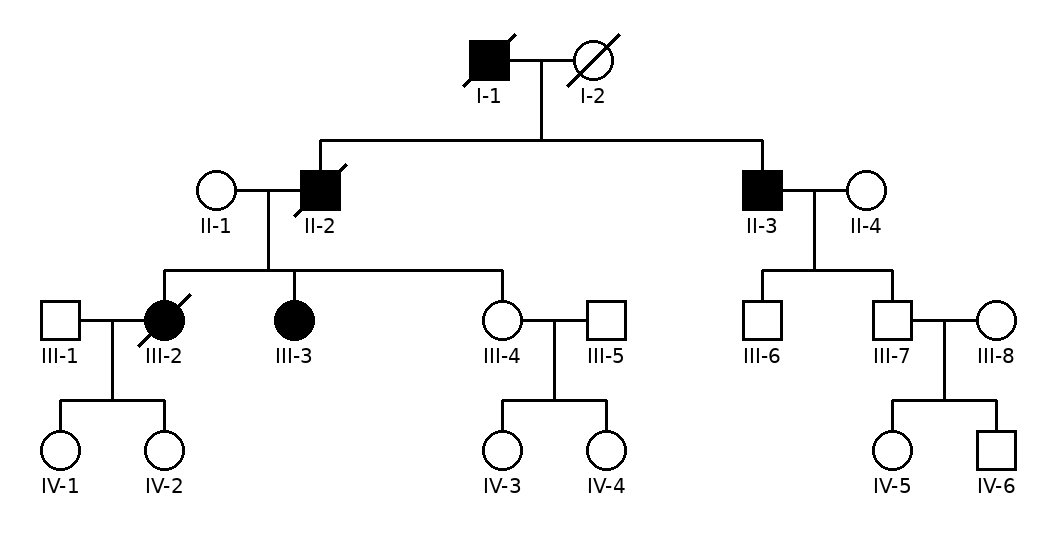
#> input picture data/examples/lynch.png, 1056 x 540 px
$ python cli.py ../../data/examples/lynch.png
#> lines starting #> are read from the running program, lines starting #| are printed output that depends on the picture; after the words box and inside, x2 and y2 are one past the last pixel; in counts of white or black regions, pixels touching at a corner belong together
### python/PedInterp/lines.py
'''
Reading the lines of a pedigree: who are partners, whose children are whose, and which children are twins.

Once the symbols are taken out of the drawing, the lines that join a couple to each other and to their children are
joined to one another, and to nothing else: the partners' line, the line down from it, the line over the children and
the short lines down to each child. Each such network of lines is a family. The lines are thinned to a skeleton one
pixel wide, and where a line ends, it either meets a symbol or it doesn't:

- a line that meets a symbol from the side, at its left or right, joins the person to their partner;
- a line that meets a symbol from above, straight down or slanting, makes the person a child of the couple whose
  network it is. Twins are joined by two slanting lines from one point; identical twins have a bar between them.
- a line that ends near no symbol, as when it was drawn a little short of the line it was meant to meet, is joined to
  the line it points at, if it reaches it within half a symbol or so.

This is how the lines are read whether the pedigree is drawn neatly or sketched by hand: nothing depends on the lines
being straight, level or upright.
'''
import math

import cv2
import numpy as np

#: how near ink must be to the point where the lines to twins meet, as a share of a symbol's size
FORK_INK = 0.3
#: the longest spur that thinning leaves, which a line's direction is measured past, as a share of a symbol's size
SPUR = 0.05

#: the steps to the eight neighbours of a pixel, as (row, column)
N8 = ((-1, 0), (-1, 1), (0, 1), (1, 1), (1, 0), (1, -1), (0, -1), (-1, -1))


# ---------------------------------------------------------------------------------------------------------------------
# thinning
# ---------------------------------------------------------------------------------------------------------------------
def _thinning_tables():
    '''
    Zhang and Suen's (1984) two tests for whether a pixel of a line can be taken away without breaking the line or
    shortening it, for each of the 256 ways its eight neighbours can be set. The neighbours are numbered clockwise from
    the one above (P2) to the one above on the left (P9), as bits 0 to 7.
    '''
    first, second = np.zeros(256, bool), np.zeros(256, bool)
    for code in range(256):
        p2, p3, p4, p5, p6, p7, p8, p9 = ((code >> k) & 1 for k in range(8))
        ring = (p2, p3, p4, p5, p6, p7, p8, p9, p2)
        neighbours = p2 + p3 + p4 + p5 + p6 + p7 + p8 + p9
        crossings = sum(1 for a, b in zip(ring, ring[1:]) if a == 0 and b == 1)
        if 2 <= neighbours <= 6 and crossings == 1:
            first[code] = p2 * p4 * p6 == 0 and p4 * p6 * p8 == 0
            second[code] = p2 * p4 * p8 == 0 and p2 * p6 * p8 == 0
    return first, second


_TABLES = _thinning_tables()


# [30 lines left out: functions _neighbour_codes, thin, not called in this run]


# ---------------------------------------------------------------------------------------------------------------------
# the skeleton as a graph
# ---------------------------------------------------------------------------------------------------------------------
class Skeleton:
    '''A skeleton's pixels, their neighbours, its ends, and its pieces (each a line, or lines joined together)'''

    # [12 lines left out: function __init__, not called in this run]

    def on(self, y, x):
        return 0 <= y < self.img.shape[0] and 0 <= x < self.img.shape[1] and self.img[y, x] > 0

    def neighbours(self, y, x):
        return [(y + dy, x + dx) for dy, dx in N8 if self.on(y + dy, x + dx)]

    # [215 lines left out: functions walk, _dead_end, lines_out, direction, box_distance, _entry_face and 2 more, not called in this run]


# ---------------------------------------------------------------------------------------------------------------------
# reading the networks of lines
# ---------------------------------------------------------------------------------------------------------------------
class _Union:
    def __init__(self, n):
        self.parent = list(range(n))

    # [5 lines left out: function find, not called in this run]

    def join(self, a, b):
        self.parent[self.find(a)] = self.find(b)


# [572 lines left out: functions _intersection, read_lines, _father_mother, _closest_couple, _twins, _meeting_point, not called in this run]


#: how steeply, at the least, the lines to twins slope down to them from where they meet: about 2 degrees
SLOPE = 0.035


# [8 lines left out: function _above, not called in this run]


#: how many pixels further along the lines from two twins (from both together) a pixel of height is worth, where the
#: point their lines meet is looked for along the skeleton (see _apex): less than 2, as a point up a line that leads
#: off theirs is two pixels further for each pixel higher
APEX_RISE = 1.8


# [239 lines left out: functions _apex, _steps, _twin_lines, _fit, _bar, _across and 1 more, not called in this run]

### python/PedInterp/core.py
import cv2
import math
import os
import sys
import warnings
import numpy as np
from PIL import Image, ImageChops
from os import makedirs
import pandas as pd
from .lines import read_lines
from .marks import read_marks
from .shapes import SEX, TRIANGLE, find_sketched_symbols, shape_of, twins_bar
#pytesseract is imported only when the labels are read with Tesseract (see tesseract_words), so that PedInterp
#works without it, as in a browser under Pyodide, which can't run the tesseract program

#-----------------------------
# PED Data Frame Object Class
#-----------------------------
#TODO implement class for PED file dataframes


#-----------------------------
# PED FILE EXPORT
#-----------------------------
#: the columns of the marks that pedigree_processing reads when asked to (marks=True): whether each person has died,
#: is the proband and is a carrier. A PED file can't hold them
MARKS = ['Deceased', 'Proband', 'Carrier']
MARKS_NOT_PED = ("A PED file can't hold the marks read from the picture (who has died, the proband and carriers): write "
                 "the table as a GA4GH Pedigree (GA4GH_export) or a Pedigree Studio drawing (Studio_export), which hold "
                 "them, or read the picture without marks for a PED file")

def has_marks(PED_df):
    '''Whether a dataframe from pedigree_processing holds the marks read from the picture (marks=True)'''
    return any(column in PED_df.columns for column in MARKS)

# [15 lines left out: function PED_export, not called in this run]

#: the condition that a GA4GH Pedigree from PedInterp records when none is given: Mondo's most general term, as a
#: picture doesn't say what the condition is
GA4GH_CONDITION = ('MONDO:0000001', 'disease')

# [155 lines left out: functions ga4gh_condition, _id, _marked, twin_groups, GA4GH_export, not called in this run]

#-----------------------------
# IMAGE ENHANCEMENT
#-----------------------------
def _resample_filter():
    return Image.Resampling.LANCZOS if hasattr(Image, 'Resampling') else Image.LANCZOS

# [23 lines left out: function image_enhance, not called in this run]

def open_picture(image_path):
    '''
    A picture as an RGB image, with anything transparent made white, as a drawing is black on white: a PNG saved with
    a transparent background would otherwise be read as black all over
    '''
#> called with image_path = '../../data/examples/lynch.png'
    img = Image.open(image_path)
#> img is the input picture: PIL image 1056x540 RGB; min 0, max 255, mean 244.2
    if img.mode in ('RGBA', 'LA', 'PA') or (img.mode == 'P' and 'transparency' in img.info):
        img = img.convert('RGBA')
        white = Image.new('RGBA', img.size, (255, 255, 255, 255))
        white.alpha_composite(img)
        img = white
    return img.convert('RGB')

def ink_image(img):
    '''
    A picture in grey, as dark as its darkest colour at each pixel (the least of red, green and blue): black and grey
    stay as they are, and coloured ink, a red line or a symbol filled in yellow as Pedigree Studio fills them, is dark,
    where in an ordinary grey image a yellow, orange or light grey is as light as white is taken to be
    '''
    red, green, blue = img.split()
    return ImageChops.darker(ImageChops.darker(red, green), blue)

def upscaled_image(image_path, upscale_factor = 10):
    '''
    Reads a pedigree image and upscales it in memory, without writing a copy next to it

    RETURN:
    -------
    the upscaled image as an OpenCV (BGR) array
    '''
    img = open_picture(image_path)
    new_size = (round(img.width * upscale_factor), round(img.height * upscale_factor))
    upscaled_img = img.resize(new_size, _resample_filter())
    return cv2.cvtColor(np.array(upscaled_img), cv2.COLOR_RGB2BGR)

def upscaled_gray_image(image_path, upscale_factor = 10):
    '''
    Reads a pedigree image and upscales it in memory, in grey (ink_image: coloured ink is dark). The image is made
    grey before it is enlarged rather than after, which takes a third of the memory, and gives the same image for a
    drawing in black, white and grey

    RETURN:
    -------
    the upscaled image as a grey OpenCV array
    '''
    img = ink_image(open_picture(image_path))
    new_size = (round(img.width * upscale_factor), round(img.height * upscale_factor))
    return np.array(img.resize(new_size, _resample_filter()))

#: the size, across, that a symbol is read best at once the picture is enlarged, in pixels. The lines are traced and
#: joined with distances in pixels that suit symbols of about this size: the Lynch family's picture, enlarged by
#: different factors, reads correctly with its symbols from about 140 to 425 pixels across, but not at 106 or 531
SYMBOL_PIXELS = 200
#: the most pixels that an enlarged picture may have, as memory is short in a browser and the work grows with the
#: pixels: about as many as the default of 10 used to make of a picture 1,000 pixels across
MAX_PIXELS = 60_000_000
#: the size, across, that the symbols of a pedigree drawn by hand are read at (hand_drawn=True): about the size that
#: Pedigree Studio saves its pictures at, so that a sketch made with its Draw tool is read as it is
SKETCH_PIXELS = 100
#: how dark a pixel must be to be taken as ink, from 0 (black) to 255 (white): anything nearer white than black is
#: white, which clears the grey haze that JPEG compression and scanning leave around lines and text. In a sketch, the
#: lines are thin and drawn in colour, and anything darker than a light grey is ink
INK = 127
SKETCH_INK = 160
#: how dark the lines of a drawing usually are, at the lightest: Pedigree Studio draws its lines and symbols in a dark
#: blue-grey (#1a2332) and writes its numbers over the symbols in a lighter grey (#6b7a8d), and the numbers are told
#: from the lines by it (erase_labels). Enlarging the picture makes the thin strokes of the numbers a little darker
#: than they were, but no darker than this
DARK = 55
LABELS = True
#: what a warning says when a pedigree may have been drawn by hand
HAND_DRAWN_HINT = ("If the pedigree is drawn by hand, in whole or in part, as with Pedigree Studio's Draw tool, read "
                   'it with hand_drawn=True, which allows for rough symbols and lines')

def _upscale_needed(image_path, hand_drawn= False):
    '''
    The factor that makes a picture's symbols SYMBOL_PIXELS across (SKETCH_PIXELS for a sketch), before any limit: the
    symbols are found in a copy of the picture 2,000 pixels across on its longer side (enlarged, or shrunk, which is
    quicker than measuring a large picture whole), and their median size is measured. None if no symbols are found
    there. Also the picture's size.

    The symbols are looked for as the reading looks for them, and only if none are found, down to a tenth of the
    usual size, as a small pedigree on a large page may have small ones. Looked for so small from the start, the
    holes in the letters of the labels pass for symbols when the lines are thinner than the strokes of the text, and
    the picture would be enlarged as much as the holes need.
    '''
    img = ink_image(open_picture(image_path))
    width, height = img.size
    probe = 2000 / max(width, height)
    small = np.array(img.resize((max(1, round(width*probe)), max(1, round(height*probe))), _resample_filter()))
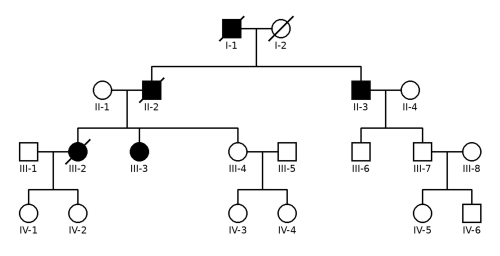
#> small: shape (1023, 2000) (shown at 1/4 size); min 0, max 255, mean 244.2
    del img
    _, binary = cv2.threshold(small, SKETCH_INK if hand_drawn else INK, 255, cv2.THRESH_BINARY)
#> binary: shape (1023, 2000); 95.8% white; 87 black regions, largest, box (x1, y1, x2, y2) and area: (76, 63, 1926, 892) 75665, (1900, 659, 1919, 688) 284, (1457, 659, 1476, 688) 261
    del small
    if hand_drawn:
        symbols, _, _ = sketched_symbols(binary)
        target = SKETCH_PIXELS
    else:
        area = binary.shape[0]*binary.shape[1]
        symbols, _ = detect_symbols(binary, area)
        if not symbols:
            symbols, _ = detect_symbols(binary, area, min_share= 0.00001)
        target = SYMBOL_PIXELS
    sizes = [max(w, h) for (_, _, w, h), *_ in symbols]
    return (target*probe/float(np.median(sizes)) if sizes else None), width, height

def _limit_upscale(factor, width, height):
    '''A factor kept between 0.25 and 20, and so that the enlarged picture has no more than MAX_PIXELS pixels, rounded
    down to one decimal place (down, so as not to pass the limits)'''
    factor = min(factor, 20, (MAX_PIXELS/(width*height))**0.5)
    return max(0.25, math.floor(factor*10 + 1e-9)/10)

# [35 lines left out: functions choose_upscale, linDist, closestLabel, not called in this run]


#-----------------------------
# READING THE LABELS
#-----------------------------
class TesseractUnavailable(RuntimeError):
    '''Tesseract can't be used: pytesseract isn't installed, or the tesseract program can't be run'''

def tesseract_words(image):
    '''
    Reads the words in a grey image with Tesseract. The labels are scattered over the drawing rather than set in
    lines of text, which is what Tesseract's sparse text mode (11) is for.

    RETURN:
    -------
    a list of (text, left, top, width, height), in the image's pixels.
    Raises TesseractUnavailable, saying why, if pytesseract isn't installed or the tesseract program can't be run
    '''
    if sys.platform == 'emscripten':
        raise TesseractUnavailable('Pyodide cannot run other programs, such as tesseract')
    try:
        import pytesseract
    except ImportError:
        raise TesseractUnavailable('pytesseract is not installed') from None
    try:
        data = pytesseract.image_to_data(image, config= '--psm 11', output_type= pytesseract.Output.DICT)
    except pytesseract.TesseractNotFoundError:
        raise TesseractUnavailable(f'the tesseract program was not found (pytesseract looked for '
                                   f'"{pytesseract.pytesseract.tesseract_cmd}")') from None
    except OSError as error:
        raise TesseractUnavailable(f'the tesseract program could not be run ({error})') from None
    return list(zip(data['text'], data['left'], data['top'], data['width'], data['height']))

# [104 lines left out: functions label_boxes, roman_numeral, generation_places, number_people, not called in this run]

def generation_id(row, place):
    '''The usual ID for the person at a place in a row (both counted from 0): generation, in Roman numerals, and number'''
    return f'{roman_numeral(row + 1)}-{place + 1}'


#-----------------------------
# SYMBOL DETECTION
#-----------------------------
def stroke_width(dark_mask):
    '''
    Estimates the width of the drawing's lines from a mask of its dark pixels (255 where dark).
    Most runs of dark pixels across a row or down a column cross a line, so the most common run length is the line width.
    '''
    runs = []
    for arr in (dark_mask, dark_mask.T):
        step = max(1, arr.shape[0] // 400)
        for row in arr[::step]:
            dark = np.concatenate(([0], (row > 0).astype(np.int8), [0]))
            edges = np.flatnonzero(np.diff(dark))
            runs.extend((edges[1::2] - edges[0::2]).tolist())
    if not runs:
        return 1
    counts = np.bincount(runs)
    return max(1, int(np.argmax(counts)))

# [8 lines left out: function symbol_sex, not called in this run]

def open_with_disc(mask, radius):
    '''
    Morphological opening of a mask (255 where set) with a disc of the given radius: what is left is every part that
    a disc of that size fits inside. Done with two distance transforms, which take the same time for a disc of any size.
    The distances take four bytes a pixel, so one array of them serves for both transforms, and the masks made from
    them take a byte a pixel: an image enlarged ten times is large, and memory is short in a browser.
    '''
    #erosion: the places more than the radius from the edge of the mask (the core), where the distances are over it
    distance = cv2.distanceTransform(mask, cv2.DIST_L2, cv2.DIST_MASK_PRECISE)
    if cv2.minMaxLoc(distance)[1] <= radius:
        return np.zeros_like(mask)
    outside_core = cv2.compare(distance, radius, cv2.CMP_LE)
    #dilation: the places within the radius of the core
    distance = cv2.distanceTransform(outside_core, cv2.DIST_L2, cv2.DIST_MASK_PRECISE, dst= distance)
    del outside_core
    opened = cv2.compare(distance, radius, cv2.CMP_LE)
    del distance
    opened[mask == 0] = 0
    return opened

def detect_symbols(gray_img, img_area, min_share= 0.0001):
    '''
    Finds the pedigree's symbols: filled (affected) symbols from the dark parts of the image, with the lines
    removed first so that a line touching a symbol doesn't join it to the rest of the drawing, and
    unfilled (unaffected) symbols from the white space inside their outlines.

    The holes in the letters and numbers of any labels left in the drawing (in 0, 6, 8, 9, A, B, D and so on) are
    white space inside an outline too, but they are much smaller than the symbols. Each shape is measured outline
    and all: an unfilled symbol is found by the white inside it, so the width of the outline round that white is
    added on either side (and for a hole in a letter, the width of the letter's stroke).
    Anything less than half the size of a typical symbol is then left out: the median size of the filled symbols,
    which text never passes for, or if none is filled, the size that nine in ten of the shapes found are smaller
    than. So is anything less than three line widths across, which alone wouldn't do, as the lines of a drawing can
    be much thinner than the strokes of its text.

    Shapes that overlap are one symbol: a slash through the symbol of someone who has died cuts the white inside
    it in two, and the two pieces are joined again, the symbol's shape taken from the hull around both. A small
    shape inside a larger one of the other kind, such as a carrier's dot, is left out.

    RETURN:
    -------
    symbols (list of (bounding box (x, y, w, h), Sex, Phenotype, shape)), with the shape 'square', 'circle', 'diamond' or
    'triangle', and the width of the drawing's lines in pixels
    '''
#> called with img_area = 2046000, min_share = 0.0001
    #(each mask is made only when it's needed, and let go as soon as it isn't, to save memory)
    _, threshold_dark = cv2.threshold(gray_img, 5, 255, cv2.THRESH_BINARY_INV)
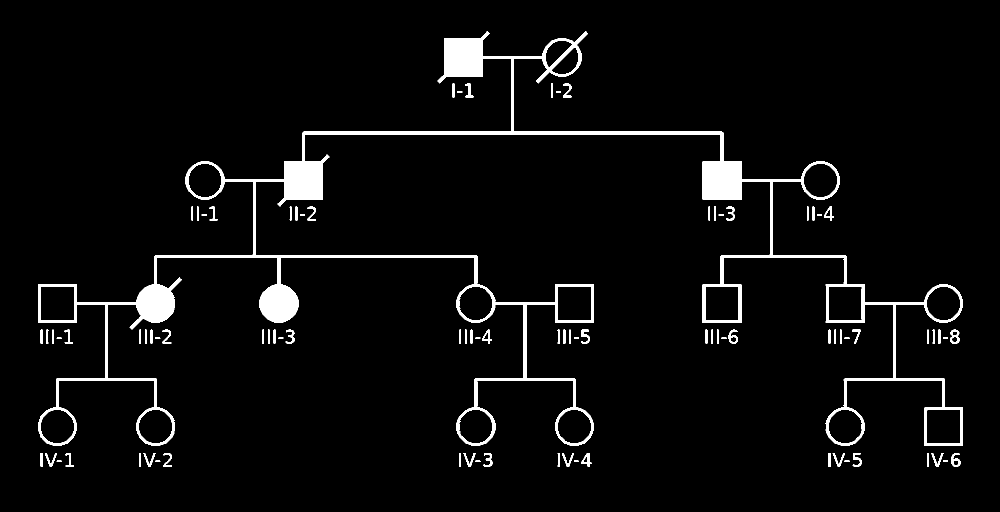
#> threshold_dark: shape (1023, 2000) (shown at 1/2 size); 4.2% white; 87 white regions, largest, box (x1, y1, x2, y2) and area: (76, 63, 1926, 892) 75665, (1900, 659, 1919, 688) 284, (1457, 659, 1476, 688) 261

    #lines are narrower than the symbols: opening the dark parts with a disc wider than a line removes the lines and keeps filled symbols
    line_width = stroke_width(threshold_dark)
#> the loop in stroke_width, `for arr in (dark_mask, dark_mask.T):` made 2 passes
#> step on passes 1 to 2: 2, 5
#> after the loop in stroke_width, `for arr in (dark_mask, dark_mask.T):`: runs = 4623 values, max 843 at index 298, min 1 at index 186, mean 13.15
#> (the rest of the program and of its run is left out)
